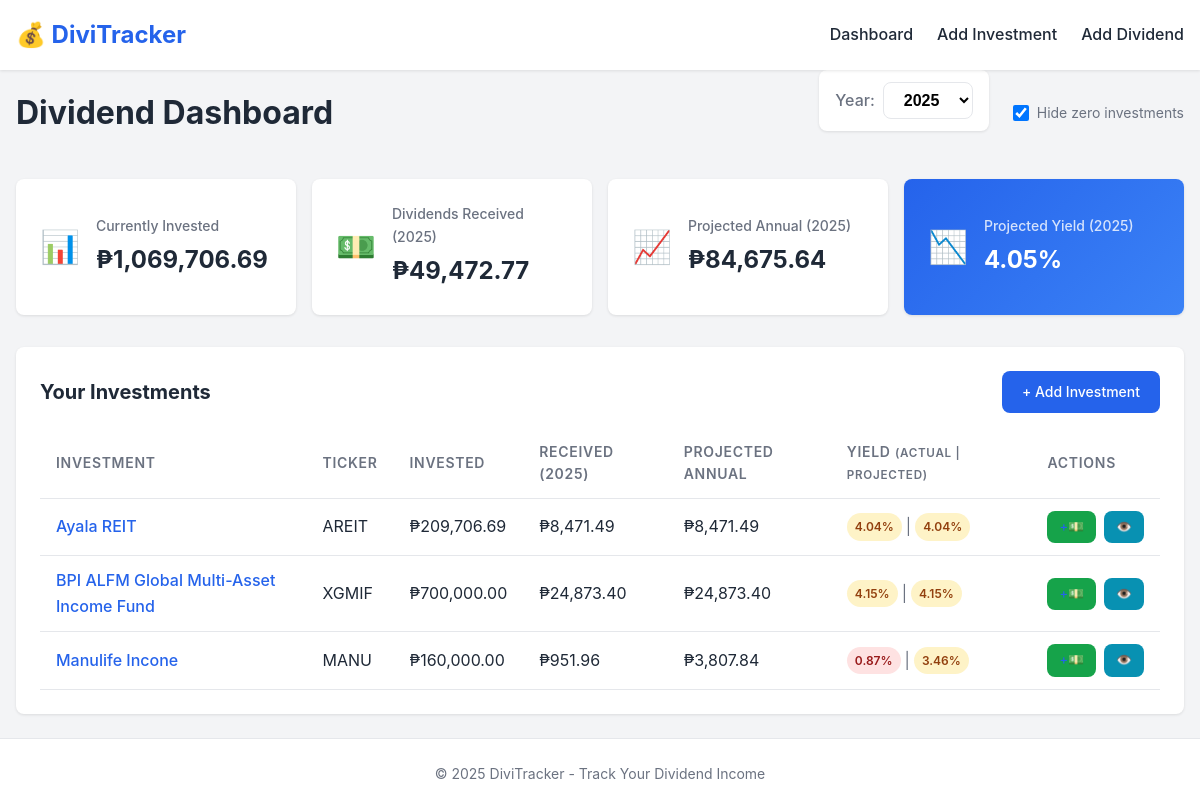
Before: / with the older database file.
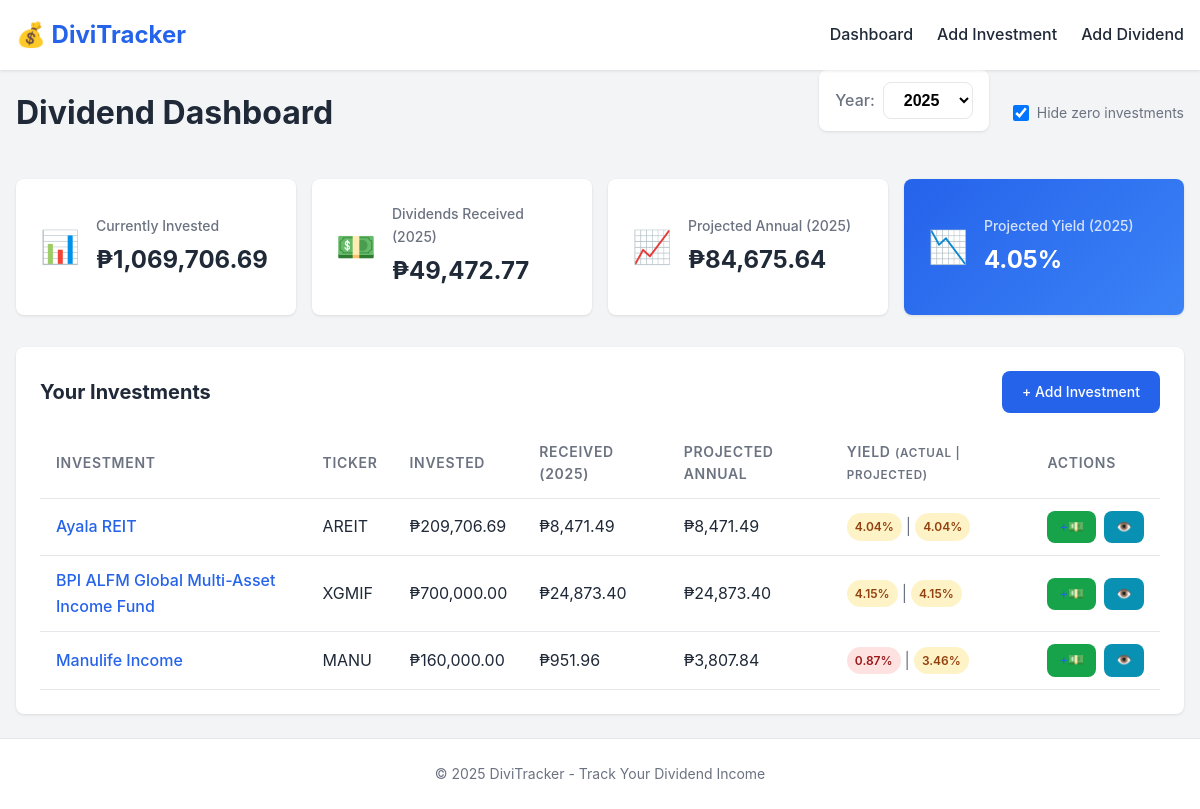
After: the same page with the newer database file.
### app/models.py (models this page shows, shortened)
class Investment(db.Model):
    __tablename__ = "investments"
    id: Mapped[int] = mapped_column(Integer, primary_key=True)
    name: Mapped[str] = mapped_column(String(100), unique=True, nullable=False, index=True)
    ticker: Mapped[Optional[str]] = mapped_column(String(20), nullable=True)
    total_invested: Mapped[float] = mapped_column(Float, default=0.0, nullable=False)
    created_at: Mapped[datetime] = mapped_column(DateTime, default=utcnow, nullable=False)
    updated_at: Mapped[datetime] = mapped_column(
        DateTime, default=utcnow, onupdate=utcnow, nullable=False
    )
    dividends: Mapped[list["Dividend"]] = relationship(
        "Dividend",
        back_populates="investment",
        lazy="dynamic",
        cascade="all, delete-orphan",
    )
    def calculate_annual_dividends(self, year: int | None = None) -> float:
        if year is None:
            year = datetime.now(timezone.utc).year
        all_dividends = self.dividends.all()
        total = 0.0
        for dividend in all_dividends:
            if dividend.period_year == year:
                total += dividend.amount
        return total
    def calculate_projected_annual_dividends(self, year: int | None = None) -> float:
        if year is None:
            year = datetime.now(timezone.utc).year
        actual_total = self.calculate_annual_dividends(year)
        current_year = datetime.now(timezone.utc).year
        if year < current_year:
            return actual_total
        if actual_total == 0:
            return 0.0
        year_dividends = [d for d in self.dividends.all() if d.period_year == year]
        if not year_dividends:
            return actual_total
        frequency_totals: dict[str, tuple[float, int]] = {}  # frequency -> (total_amount, count)
        for div in year_dividends:
            freq = div.frequency
            if freq not in frequency_totals:
                frequency_totals[freq] = (0.0, 0)
            current_total, current_count = frequency_totals[freq]
            frequency_totals[freq] = (current_total + div.amount, current_count + 1)
        projected_total = 0.0
        for freq, (total_amount, count) in frequency_totals.items():
            try:
                frequency_enum = DividendFrequency(freq)
                expected_per_year = frequency_enum.annual_multiplier  # 12 for monthly, 4 for quarterly, 1 for yearly
                if count >= expected_per_year:
                    projected_total += total_amount
                else:
                    avg_per_entry = total_amount / count
                    projected_total += avg_per_entry * expected_per_year
            except ValueError:
                projected_total += total_amount
        return projected_total
    def get_investment_amount_for_year(self, year: int | None = None) -> float:
        if year is None:
            year = datetime.now(timezone.utc).year
        year_dividends = [
            d for d in self.dividends.all()
            if d.period_year == year
        ]
        if not year_dividends:
            return self.total_invested
        year_dividends.sort(
            key=lambda d: (d.period_month or 0, d.date_received),
            reverse=True
        )
        most_recent = year_dividends[0]
        if most_recent.investment_amount_at_time and most_recent.investment_amount_at_time > 0:
            return most_recent.investment_amount_at_time
        return self.total_invested
    def calculate_dividend_yield(self, year: int | None = None, projected: bool = False) -> float:
        investment_amount = self.get_investment_amount_for_year(year)
        if investment_amount <= 0:
            return 0.0
        if projected:
            annual_dividends = self.calculate_projected_annual_dividends(year)
        else:
            annual_dividends = self.calculate_annual_dividends(year)
        return (annual_dividends / investment_amount) * 100
    def get_years_with_dividends(self) -> list[int]:
        years = set()
        for dividend in self.dividends.all():
            if dividend.period_year:
                years.add(dividend.period_year)
        return sorted(years, reverse=True)

### app/routes/main.py (the view)
@main_bp.route("/")
def index():
    investment_service = InvestmentService()
    portfolio_service = PortfolioService(investment_service)
    investments = investment_service.get_all_investments()
    current_year = datetime.now(timezone.utc).year
    all_years = set()
    for inv in investments:
        all_years.update(inv.get_years_with_dividends())
    all_years.add(current_year)
    years_with_dividends = sorted(all_years, reverse=True)
    selected_year = request.args.get('year', type=int)
    if selected_year is None or selected_year not in years_with_dividends:
        selected_year = current_year
    hide_zero = request.args.get('hide_zero', type=str, default='true') == 'true'
    if hide_zero:
        filtered_investments = [inv for inv in investments if inv.total_invested > 0]
    else:
        filtered_investments = list(investments)
    portfolio_summary = portfolio_service.get_portfolio_summary(year=selected_year)
    return render_template(
        "index.html",
        investments=filtered_investments,
        total_invested=portfolio_summary.total_invested,
        total_annual_dividends=portfolio_summary.total_annual_dividends,
        projected_annual_dividends=portfolio_summary.projected_annual_dividends,
        overall_yield=portfolio_summary.overall_yield,
        projected_yield=portfolio_summary.projected_yield,
        selected_year=selected_year,
        years_with_dividends=years_with_dividends,
        hide_zero=hide_zero,
    )

### app/models.py (called while the page is built)
    @property
    def annual_multiplier(self) -> int:
        multipliers = {
            DividendFrequency.MONTHLY: 12,
            DividendFrequency.QUARTERLY: 4,
            DividendFrequency.SEMI_ANNUAL: 2,
            DividendFrequency.YEARLY: 1,
        }
        return multipliers[self]

### app/services/investment_service.py (called while the page is built)
    def get_all_investments(self) -> Sequence[Investment]:
        return Investment.query.order_by(Investment.name).all()

### templates/index.html (shortened to what the changed rows need)
{% extends 'base.html' %}
{% block content %}
<div class="dashboard">
    <div class="dashboard-header">
        <h1>Dividend Dashboard</h1>
    </div>
    <div class="section">
        <div class="section-header">
            <h2>Your Investments</h2>
        </div>
        {% if investments %}
        <div class="table-container">
            <table class="data-table">
                <thead>
                    <tr>
                        <th>Investment</th>
                        <th>Ticker</th>
                        <th>Invested</th>
                        <th>Received ({{ selected_year }})</th>
                        <th>Projected Annual</th>
                        <th>Yield <small>(actual | projected)</small></th>
                        <th>Actions</th>
                    </tr>
                </thead>
                <tbody>
                    {% for investment in investments %}
                    <tr>
                        <td>
                            <a href="{{ url_for('investments.view_investment', investment_id=investment.id) }}">
                                {{ investment.name }}
                            </a>
                        </td>
                        <td>{{ investment.ticker or '-' }}</td>
                        <td>{{ format_currency(investment.total_invested) }}</td>
                        <td>{{ format_currency(investment.calculate_annual_dividends(selected_year)) }}</td>
                        <td>{{ format_currency(investment.calculate_projected_annual_dividends(selected_year)) }}</td>
                        <td>
                            <span class="yield-dual">
                                <span class="yield-badge {% if investment.calculate_dividend_yield(selected_year) >= 5 %}yield-high{% elif investment.calculate_dividend_yield(selected_year) >= 2 %}yield-medium{% else %}yield-low{% endif %}">
                                    {{ "%.2f"|format(investment.calculate_dividend_yield(selected_year)) }}%
                                </span>
                                <span class="yield-separator">|</span>
                                <span class="yield-badge yield-projected {% if investment.calculate_dividend_yield(selected_year, projected=True) >= 5 %}yield-high{% elif investment.calculate_dividend_yield(selected_year, projected=True) >= 2 %}yield-medium{% else %}yield-low{% endif %}">
                                    {{ "%.2f"|format(investment.calculate_dividend_yield(selected_year, projected=True)) }}%
                                </span>
                            </span>
                        </td>
                        <td>
                            <div class="action-buttons">
                                <a href="{{ url_for('dividends.add_dividend', investment_id=investment.id) }}" class="btn btn-sm btn-success" title="Add Dividend">+💵</a>
                                <a href="{{ url_for('investments.view_investment', investment_id=investment.id) }}" class="btn btn-sm btn-info" title="View Details">👁️</a>
                            </div>
                        </td>
                    </tr>
                    {% endfor %}
                </tbody>
            </table>
        </div>
        {% endif %}
    </div>
</div>
{% endblock %}

Changed rows visible on the page:
changed Investment "MANU": name "Manulife Incone" → "Manulife Income"
